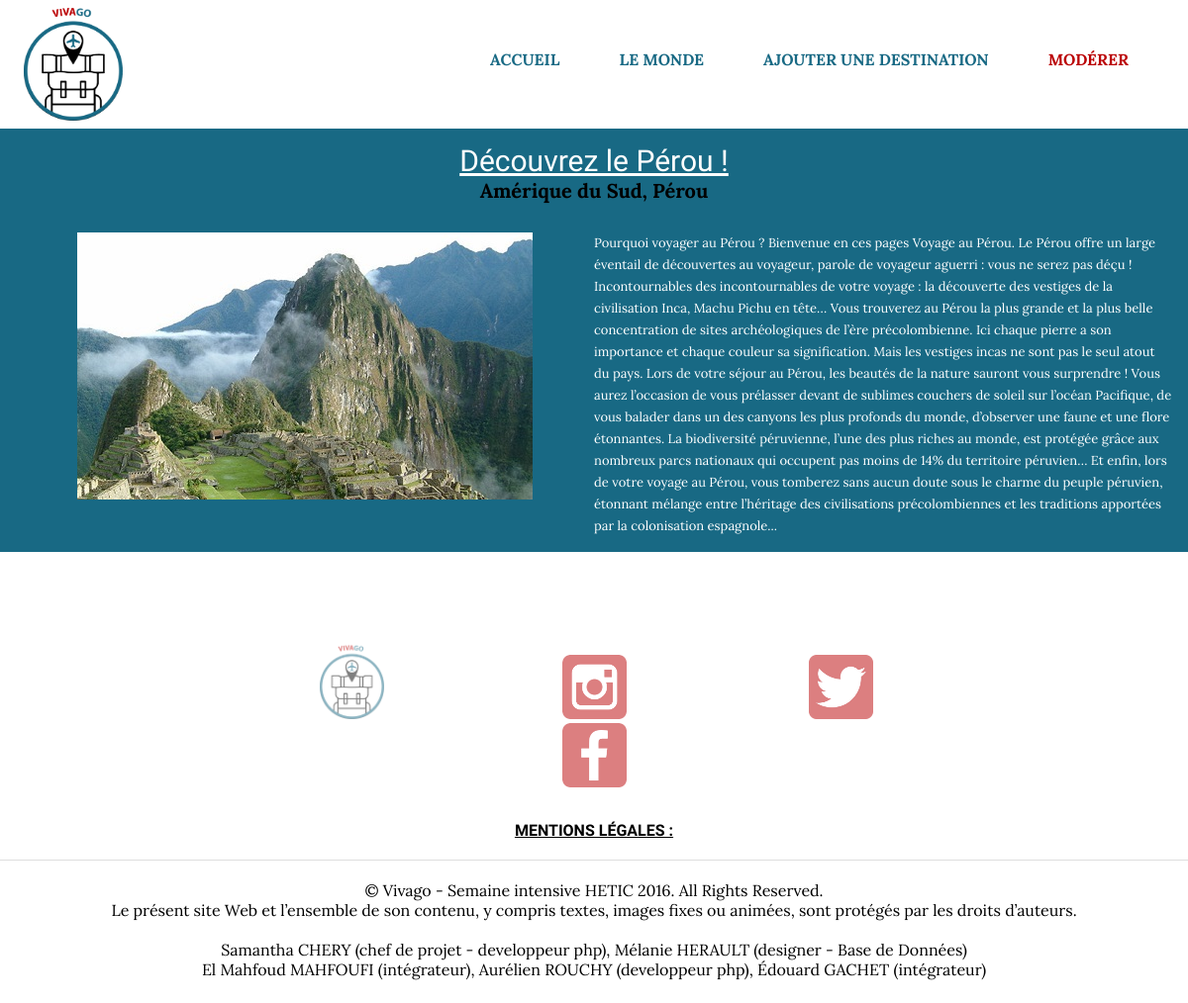
The app's page /produit.php?ID=3 with its own data.
### tables this page shows
CREATE TABLE IF NOT EXISTS `voyage` (
  `ID` int(11) NOT NULL,
  `titre` varchar(255) NOT NULL,
  `resum` varchar(255) NOT NULL,
  `photo1` varchar(255) NOT NULL,
  `section` varchar(255) NOT NULL,
  `description` text NOT NULL,
  `adresse` varchar(255) NOT NULL,
  `visible` int(11) NOT NULL DEFAULT '1'
);

### produit.php (the view, shortened to what this page needs)
<?php
require_once "connect.php";
?>
<!DOCTYPE html>
<html lang="fr">
<head>
    <link href="styles/style.css" rel="stylesheet">
</head>
<body>
    <?php include('header.php');?>
    <section id="produit" class="clearfix">
        <?php
        if(isset($_GET['ID'])){
            $ID = (int) $_GET['ID'];
        } else {
            header('Location: index.php');
        }
         $sql = "SELECT `ID`, `titre`, `description`, `adresse`, `photo1` FROM `voyage` WHERE ID = :ID ;";
         $stmt = $pdo->prepare($sql);
         $stmt->bindValue(":ID", $ID, PDO::PARAM_INT);
         $stmt->execute();
         $row = $stmt->fetch(PDO::FETCH_ASSOC);
         ?>
        <h1><?=$row['titre']?></h1>
        <h2><?=$row['adresse']?></h2>
        <figure>
            <img src="img-content/<?=$row['photo1']?>">
        </figure>
        <p><?=$row['description']?></p>
    </section>
   <?php include('footer.php');?>
</body>
</html>

### styles/style.css (style rules this page uses)
* { margin: 0; padding: 0; box-sizing: border-box; font-family: 'Lora', serif; }
.clearfix:before, .clearfix:after { content:' '; display:table; }
.clearfix:after { clear:both; }
#produit { width: 100%; background-color:#186984; padding:15px; }
#produit figure { display:block; float:left; width:50%; text-align:center; }
#produit figure img { width: 460px; }
#produit p { color: white; width:50%; float:right; font-size:13px; line-height:22px; }
#produit h1 { width: 100%; font: 30px "Aclonica"; color: white; text-decoration: underline; text-align: center; }
#produit h2 { font-size: 20px; text-align: center; margin-bottom: 30px; }

### records on screen
voyage: titre "Découvrez le Pérou !", adresse "Amérique du Sud, Pérou", photo1 (picture), description "Pourquoi voyager au Pérou ? Bienvenue en ces pages Voyage au Pérou. Le Pérou offre un large éventail de découvertes au voyageur, parole de voyageur aguerri : vous ne serez pas déçu ! Incontournables des incontournables de votre voyage : la découverte des vestiges de la civilisation Inca, Machu Pichu en tête… Vous trouverez au Pérou la plus grande et la plus belle concentration de sites archéologiques de l’ère précolombienne. Ici chaque pierre a son importance et chaque couleur sa signification. Mais les vestiges incas ne sont pas le seul atout du pays. Lors de votre séjour au Pérou, les beautés de la nature sauront vous surprendre ! Vous aurez l’occasion de vous prélasser devant de sublimes…"
